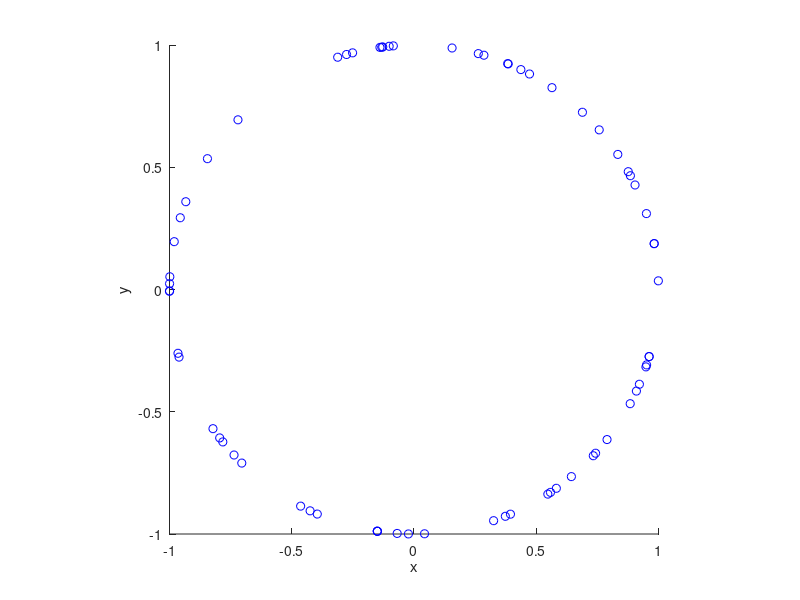

Write the MATLAB code that produced this figure.
% Simulate a Poisson point process on a circle.
% Author: H. Paul Keeler, 2020.
% Website: hpaulkeeler.com
% Repository: github.com/hpaulkeeler/posts

r=1; %radius of circle

%centre of circle
xx0=0; 
yy0=0; 
 
%Point process parameters
lambda=10; %intensity (ie mean density) of the Poisson process

lengthTotal=2*pi*r; %circumference of circle

%Simulate Poisson point process
numbPoints=poissrnd(lengthTotal*lambda);%Poisson number of points
theta=2*pi*(rand(numbPoints,1)); %angular coordinates
rho=r; %radial coordinates

%Convert from polar to Cartesian coordinates
[xx,yy]=pol2cart(theta,rho); %x/y coordinates of Poisson points

%Shift centre of circle to (xx0,yy0)
xx=xx+xx0;
yy=yy+yy0;
 
%Plotting
scatter(xx,yy,'b');
xlabel('x');ylabel('y');
axis square;
